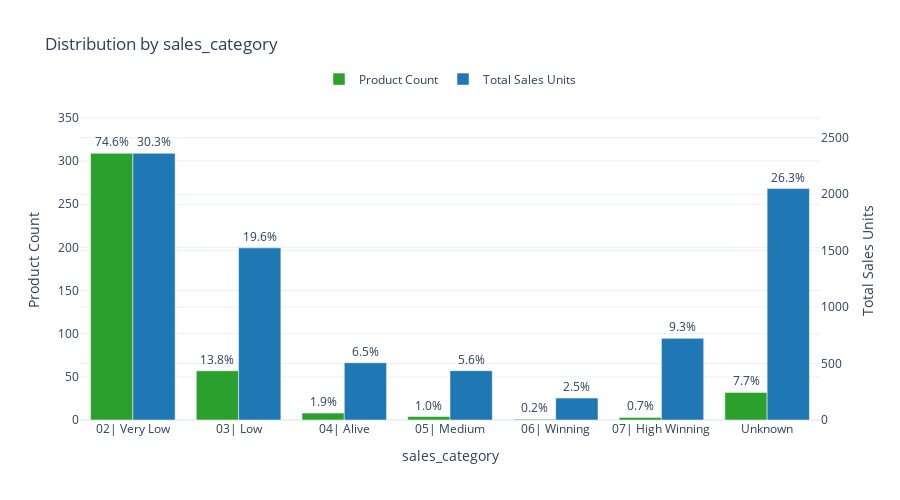

Here is the notebook cell this chart was saved with:
### Code cell
agg=ED.plot_attribute_distribution(evaluation_data, ["sales_category"])

### Figure 1 — Plotly figure (JSON) as saved in the notebook; plotly's stock layout.template omitted (floating-point values rounded to 4 significant figures)
{"data": [{"marker": {"color": "#2ca02c"}, "name": "Product Count", "offsetgroup": "1", "text": ["74.6%", "13.8%", "1.9%", "1.0%", "0.2%", "0.7%", "7.7%"], "textposition": "outside", "type": "bar", "x": ["02| Very Low", "03| Low", "04| Alive", "05| Medium", "06| Winning", "07| High Winning", "Unknown"], "y": [309, 57, 8, 4, 1, 3, 32]}, {"marker": {"color": "#1f77b4"}, "name": "Total Sales Units", "offsetgroup": "2", "text": ["30.3%", "19.6%", "6.5%", "5.6%", "2.5%", "9.3%", "26.3%"], "textposition": "outside", "type": "bar", "x": ["02| Very Low", "03| Low", "04| Alive", "05| Medium", "06| Winning", "07| High Winning", "Unknown"], "y": [2362, 1525, 507, 437, 194, 723, 2050], "yaxis": "y2"}], "layout": {"barmode": "group", "height": 500, "legend": {"orientation": "h", "x": 0.5, "xanchor": "center", "y": 1.02, "yanchor": "bottom"}, "margin": {"t": 100}, "title": {"text": "Distribution by sales_category"}, "xaxis": {"title": {"text": "sales_category"}}, "yaxis": {"automargin": true, "range": [0, 370.8], "title": {"text": "Product Count"}}, "yaxis2": {"overlaying": "y", "range": [0, 2834.0], "side": "right", "title": {"text": "Total Sales Units"}}}}
